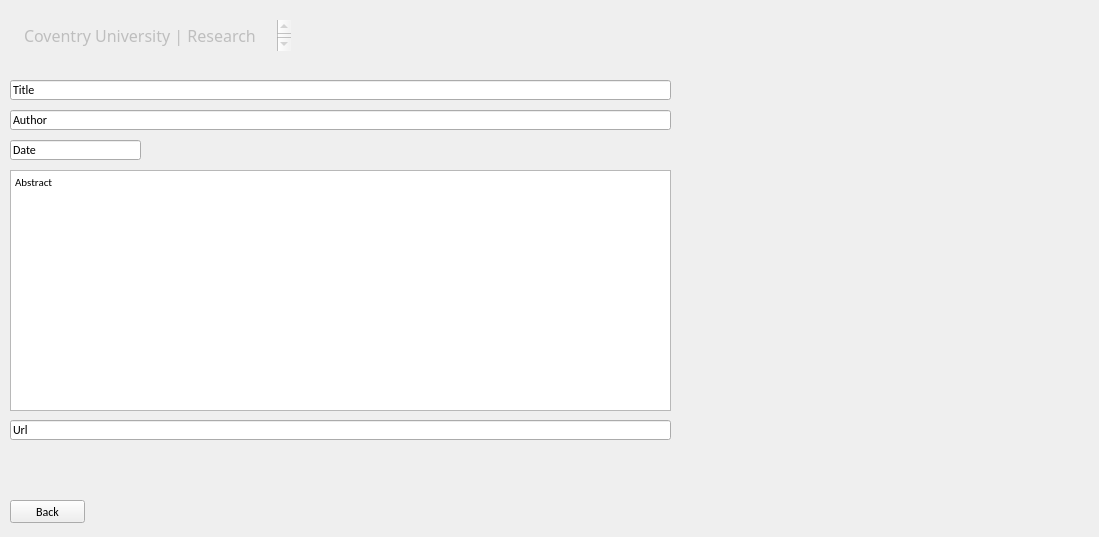
<?xml version="1.0" encoding="UTF-8"?>
<ui version="4.0">
 <class>contentsUI</class>
 <widget class="QWidget" name="contentsUI">
  <property name="enabled">
   <bool>true</bool>
  </property>
  <property name="geometry">
   <rect>
    <x>0</x>
    <y>0</y>
    <width>1099</width>
    <height>537</height>
   </rect>
  </property>
  <property name="minimumSize">
   <size>
    <width>1099</width>
    <height>537</height>
   </size>
  </property>
  <property name="maximumSize">
   <size>
    <width>1099</width>
    <height>537</height>
   </size>
  </property>
  <property name="font">
   <font>
    <family>Calibri</family>
   </font>
  </property>
  <property name="windowTitle">
   <string>searchUI</string>
  </property>
  <widget class="QPushButton" name="back">
   <property name="geometry">
    <rect>
     <x>10</x>
     <y>500</y>
     <width>75</width>
     <height>23</height>
    </rect>
   </property>
   <property name="text">
    <string>Back</string>
   </property>
  </widget>
  <widget class="QTextBrowser" name="welcomeMessage">
   <property name="enabled">
    <bool>false</bool>
   </property>
   <property name="geometry">
    <rect>
     <x>20</x>
     <y>20</y>
     <width>271</width>
     <height>31</height>
    </rect>
   </property>
   <property name="font">
    <font>
     <family>Calibri Light</family>
    </font>
   </property>
   <property name="mouseTracking">
    <bool>false</bool>
   </property>
   <property name="focusPolicy">
    <enum>Qt::NoFocus</enum>
   </property>
   <property name="contextMenuPolicy">
    <enum>Qt::NoContextMenu</enum>
   </property>
   <property name="acceptDrops">
    <bool>false</bool>
   </property>
   <property name="autoFillBackground">
    <bool>false</bool>
   </property>
   <property name="frameShape">
    <enum>QFrame::NoFrame</enum>
   </property>
   <property name="frameShadow">
    <enum>QFrame::Plain</enum>
   </property>
   <property name="html">
    <string>&lt;!DOCTYPE HTML PUBLIC &quot;-//W3C//DTD HTML 4.0//EN&quot; &quot;http://www.w3.org/TR/REC-html40/strict.dtd&quot;&gt;
&lt;html&gt;&lt;head&gt;&lt;meta name=&quot;qrichtext&quot; content=&quot;1&quot; /&gt;&lt;style type=&quot;text/css&quot;&gt;
p, li { white-space: pre-wrap; }
&lt;/style&gt;&lt;/head&gt;&lt;body style=&quot; font-family:'Calibri Light','Calibri'; font-size:8.25pt; font-weight:400; font-style:normal;&quot;&gt;
&lt;p style=&quot; margin-top:0px; margin-bottom:0px; margin-left:0px; margin-right:0px; -qt-block-indent:0; text-indent:0px;&quot;&gt;&lt;span style=&quot; font-family:'MS Shell Dlg 2'; font-size:12pt;&quot;&gt;Coventry University | Research Grid&lt;/span&gt;&lt;/p&gt;&lt;/body&gt;&lt;/html&gt;</string>
   </property>
  </widget>
  <widget class="QTextBrowser" name="abstract_2">
   <property name="geometry">
    <rect>
     <x>10</x>
     <y>170</y>
     <width>661</width>
     <height>241</height>
    </rect>
   </property>
   <property name="html">
    <string>&lt;!DOCTYPE HTML PUBLIC &quot;-//W3C//DTD HTML 4.0//EN&quot; &quot;http://www.w3.org/TR/REC-html40/strict.dtd&quot;&gt;
&lt;html&gt;&lt;head&gt;&lt;meta name=&quot;qrichtext&quot; content=&quot;1&quot; /&gt;&lt;style type=&quot;text/css&quot;&gt;
p, li { white-space: pre-wrap; }
&lt;/style&gt;&lt;/head&gt;&lt;body style=&quot; font-family:'Calibri'; font-size:8.25pt; font-weight:400; font-style:normal;&quot;&gt;
&lt;p style=&quot; margin-top:0px; margin-bottom:0px; margin-left:0px; margin-right:0px; -qt-block-indent:0; text-indent:0px;&quot;&gt;Abstract&lt;/p&gt;&lt;/body&gt;&lt;/html&gt;</string>
   </property>
  </widget>
  <widget class="QLineEdit" name="title">
   <property name="geometry">
    <rect>
     <x>10</x>
     <y>80</y>
     <width>661</width>
     <height>20</height>
    </rect>
   </property>
   <property name="text">
    <string>Title</string>
   </property>
  </widget>
  <widget class="QLineEdit" name="author">
   <property name="geometry">
    <rect>
     <x>10</x>
     <y>110</y>
     <width>661</width>
     <height>20</height>
    </rect>
   </property>
   <property name="text">
    <string>Author</string>
   </property>
  </widget>
  <widget class="QLineEdit" name="date">
   <property name="geometry">
    <rect>
     <x>10</x>
     <y>140</y>
     <width>131</width>
     <height>20</height>
    </rect>
   </property>
   <property name="text">
    <string>Date</string>
   </property>
  </widget>
  <widget class="QLineEdit" name="url">
   <property name="geometry">
    <rect>
     <x>10</x>
     <y>420</y>
     <width>661</width>
     <height>20</height>
    </rect>
   </property>
   <property name="text">
    <string>Url</string>
   </property>
  </widget>
 </widget>
 <resources/>
 <connections/>
</ui>
